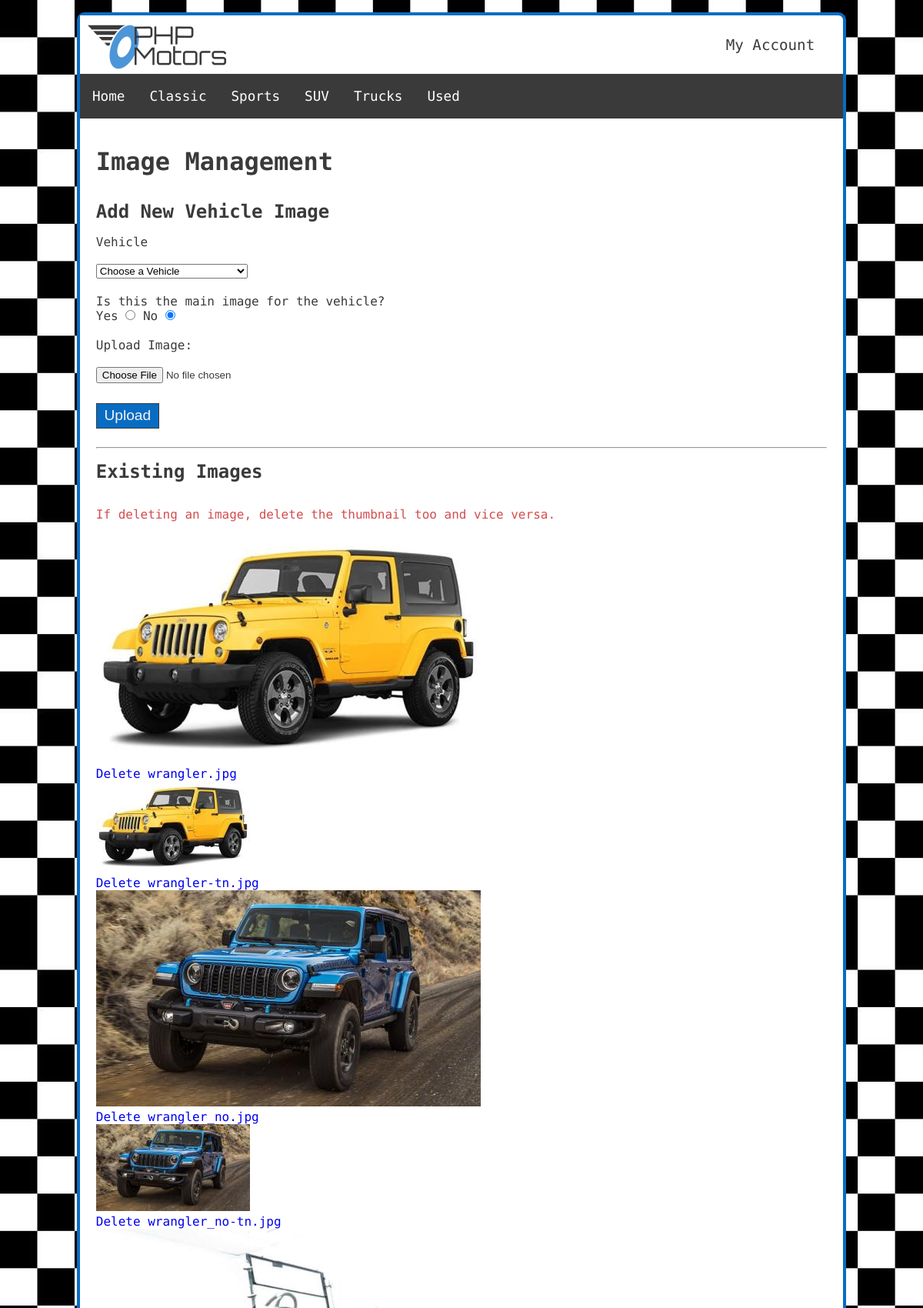
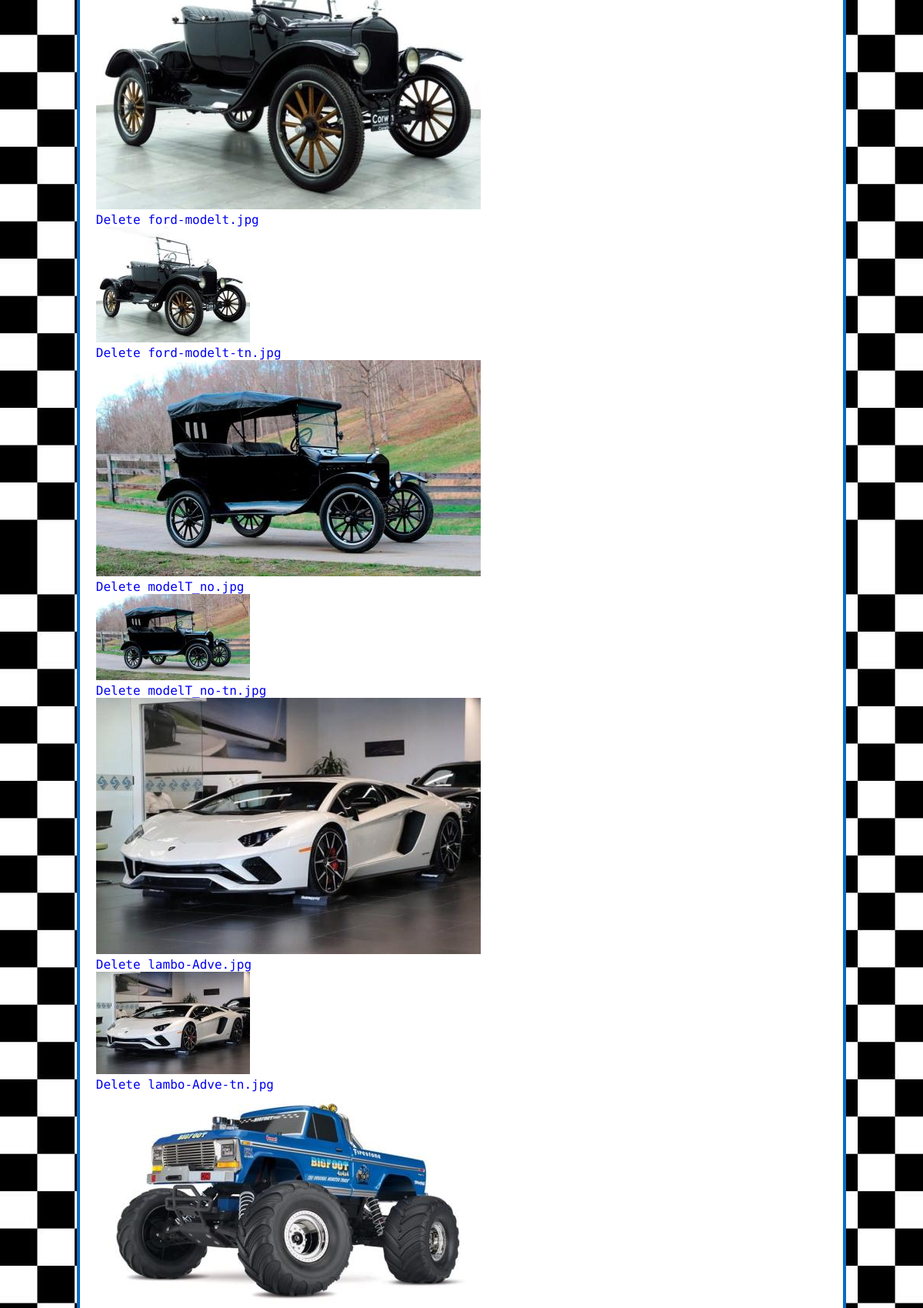
Page /uploads/index.php (upper part) on the committed database (2 pictures, top to bottom).
### tables this page shows
CREATE TABLE IF NOT EXISTS `carclassification` (
  `classificationId` int NOT NULL AUTO_INCREMENT,
  `classificationName` varchar(30) NOT NULL,
  PRIMARY KEY (`classificationId`)
);

CREATE TABLE IF NOT EXISTS `images` (
  `imgId` int NOT NULL AUTO_INCREMENT,
  `invId` int NOT NULL,
  `imgName` varchar(100) NOT NULL,
  `imgPath` varchar(150) NOT NULL,
  `imgDate` timestamp NOT NULL DEFAULT (now()),
  `imgPrimary` tinyint(1) NOT NULL DEFAULT (0),
  PRIMARY KEY (`imgId`),
  KEY `invId` (`invId`),
  CONSTRAINT `FK_inv_images` FOREIGN KEY (`invId`) REFERENCES `inventory` (`invId`) ON DELETE CASCADE ON UPDATE CASCADE
);

### model/main-model.php (called while the page is built, shortened)
<?php
function getClassifications()
{
  $db = phpmotorsConnect();
  $sql = 'SELECT classificationName, classificationId FROM carclassification ORDER BY classificationName ASC';
  $stmt = $db->prepare($sql);
  $stmt->execute();
  $classifications = $stmt->fetchAll();
  return $classifications;
}

### model/uploads-model.php (called while the page is built, shortened)
<?php
function getImages()
{
  $db = phpmotorsConnect();
  $sql = 'SELECT imgId, imgPath, imgName, imgDate, inventory.invId, invMake, invModel FROM images JOIN inventory ON images.invId = inventory.invId';
  $stmt = $db->prepare($sql);
  $stmt->execute();
  $imageArray = $stmt->fetchAll(PDO::FETCH_ASSOC);
  return $imageArray;
}

### model/vehicles-model.php (called while the page is built, shortened)
<?php
function getVehicles()
{
  $db = phpmotorsConnect();
  $sql = 'SELECT invId, invMake, invModel FROM inventory';
  $stmt = $db->prepare($sql);
  $stmt->execute();
  $vehicles = $stmt->fetchAll(PDO::FETCH_ASSOC);
  return $vehicles;
}

### library/functions.php (the view, shortened to what this page needs)
<?php
function buildNavList($classifications)
{
  $navList = "<ul class='nav_list d-flex'>";
  $navList .= "<li><a class='nav_links' href='/phpmotors/' title='View the PHP Motors home page'>Home</a></li>";
  foreach ($classifications as $classification) {
    $navList .= "<li><a class='nav_links' href='/phpmotors/vehicles/?action=classification&classificationName=" . urlencode($classification['classificationName']) . "' title='View our $classification[classificationName] lineup of vehicles'>$classification[classificationName]</a></li>";
  }
  $navList .= '</ul>';
  return $navList;
};
function buildImageDisplay($imageArray)
{
  $id = '<ul id="image-display">';
  foreach ($imageArray as $image) {
    $id .= '<li>';
    $id .= "<img src='$image[imgPath]' title='$image[invMake] $image[invModel] image on PHP Motors.com' alt='$image[invMake] $image[invModel] image on PHP Motors.com'>";
    $id .= "<p><a href='/phpmotors/uploads?action=delete&imgId=$image[imgId]&filename=$image[imgName]' title='Delete the image'>Delete $image[imgName]</a></p>";
    $id .= '</li>';
  }
  $id .= '</ul>';
  return $id;
}
function buildVehiclesSelect($vehicles)
{
  $prodList = '<select name="invId" id="invId">';
  $prodList .= "<option>Choose a Vehicle</option>";
  foreach ($vehicles as $vehicle) {
    $prodList .= "<option value='$vehicle[invId]'>$vehicle[invMake] $vehicle[invModel]</option>";
  }
  $prodList .= '</select>';
  return $prodList;
}

### uploads/index.php (shortened to what this page needs)
<?php
require_once '../model/main-model.php';
require_once '../model/vehicles-model.php';
require_once '../model/uploads-model.php';
require_once '../library/functions.php';
$classifications = getClassifications();
$navList = buildNavList($classifications);
$action = filter_input(INPUT_POST, 'action', FILTER_SANITIZE_FULL_SPECIAL_CHARS);
if ($action == NULL) {
  $action = filter_input(INPUT_GET, 'action', FILTER_SANITIZE_FULL_SPECIAL_CHARS);
}
switch ($action) {
  default:
    $imageArray = getImages();
    if (count($imageArray)) {
      $imageDisplay = buildImageDisplay($imageArray);
    } else {
      $imageDisplay = '<p class="bad-notice">Sorry, no images could be found.</p>';
    }
    $vehicles = getVehicles();
    $prodSelect = buildVehiclesSelect($vehicles);
    include '../view/image-admin.php';
    exit;
    break;
}

### view/image-admin.php (shortened to what this page needs)
<!DOCTYPE html>
<html lang="en">
<head>
  <link rel="stylesheet" media="screen" href="../css/style.css">
</head>
<body>
  <div class="wrapper" id="wrapper">
    <header>
      <?php include $_SERVER['DOCUMENT_ROOT'] . '/phpmotors/common/header.php'; ?>
    </header>
    <nav>
      <?php echo $navList; ?>
    </nav>
    <main class="stnd-main">
      <h1>Image Management</h1>
      <h2>Add New Vehicle Image</h2>
      <form class="stnd-form" action="/phpmotors/uploads/" method="post" enctype="multipart/form-data">
        <label for="invItem">Vehicle</label>
        <?php echo $prodSelect; ?>
        <fieldset>
          <label>Is this the main image for the vehicle?</label>
          <br>
          <label for="priYes" class="pImage">Yes</label>
          <input type="radio" name="imgPrimary" id="priYes" class="pImage" value="1">
          <label for="priNo" class="pImage">No</label>
          <input type="radio" name="imgPrimary" id="priNo" class="pImage" checked value="0">
        </fieldset>
        <label>Upload Image:</label>
        <input type="file" name="file1">
        <input type="submit" class="regbtn" value="Upload">
      </form>
      <hr>
      <h2>Existing Images</h2>
      <p class="bad-notice">If deleting an image, delete the thumbnail too and vice versa.</p>
      <?php
      if (isset($imageDisplay)) {
        echo $imageDisplay;
      } ?>
    </main>
  </div>
</body>
</html>

### common/header.php
<div class="d-flex justify-content-between align-items-center" id="top-header">
  <div id="logo">
    <a href="/phpmotors/index.php" title="PHP Motors Home Page">
      <img src="/phpmotors/images/site/logo.png" alt="PHP Motors Logo">
    </a>
  </div>
  <div class="account" id="account">
    <?php
    if(isset($_SESSION['loggedin']))
    {
      echo "<a class='logged-welcome' href='/phpmotors/accounts/?action=admin'>".$_SESSION['clientData']['clientFirstname']."</a>";
      echo "<a href='/phpmotors/accounts/?action=Logout' title='Logout of your PHP Motors account'>Logout</a>";
    } else {
      echo "<a href='/phpmotors/accounts/?action=login' title='Login or Register with PHP Motors'>My Account</a>";
    }
    ?>
  </div>
</div>

### css/style.css (style rules this page uses)
* { margin: 0; padding: 0; box-sizing: border-box; }
*:before, *:after { box-sizing: inherit; }
:root { --light-gray: #bababa; --gray: #8d8d8d; --almost-white: #f4f4f4; --dark-gray: #3a3a3a; --white: #fff; --light-blue: #a6cbeb; --blue: #096CC3; --valid: #43ac43; --invalid: #d44d4d; }
a { text-decoration: none; }
ul { list-style: none; }
nav { background-color: var(--dark-gray); }
fieldset { border: none; }
body { background: url("../images/site/small_check.jpg"); color: var(--dark-gray); font-family: "Share Tech Mono", monospace; }
.stnd-main { padding: 1.3rem; }
.stnd-main > h1 { padding: 1rem 0; }
.stnd-main h2 { padding: 1rem 0; }
.stnd-main form { padding-bottom: 1.5rem; }
.stnd-form { display: flex; flex-direction: column; align-items: start; gap: 1.2rem; }
.bad-notice { color: var(--invalid); padding: 1rem 0; }
.d-flex { display: flex; flex-wrap: wrap; }
.justify-content-between { justify-content: space-between; }
.align-items-center { align-items: center; }
.wrapper { max-width: 1000px; background-color: #fff; }
.account { padding: 0; display: flex; color: var(--dark-gray); font-size: 1.2rem; }
.account > a { display: block; color: var(--dark-gray); padding: 0 0.8rem; }
.nav_links { display: block; color: var(--white); padding: 0.7rem 0.5rem; }
input[type="submit"] { font-size: 1.2rem; background-color: var(--blue); border: 1px solid var(--dark-gray); padding: 0.3rem .6rem; margin-top: 0.4rem; color: var(--almost-white); }
@media screen and (min-width: 700px) { .account { padding: 0 1.5rem; } }
@media screen and (min-width: 700px) { .wrapper { margin: 1rem auto 0; border-radius: 10px; border: 4px solid var(--blue); } }
@media screen and (min-width: 700px) { nav { font-size: 1.1rem; } }
@media screen and (min-width: 700px) { .nav_links { padding: 1.2rem 1rem; } }

### rows in the picture
carclassification: classificationName "Classic"
carclassification: classificationName "Sports"
carclassification: classificationName "SUV"
carclassification: classificationName "Trucks"
carclassification: classificationName "Used"
images: imgPath (picture), imgName "wrangler.jpg"
images: imgPath (picture), imgName "wrangler-tn.jpg"
images: imgPath (picture), imgName "wrangler_no.jpg"
images: imgPath (picture), imgName "wrangler_no-tn.jpg"
images: imgPath (picture), imgName "ford-modelt.jpg"
images: imgPath (picture), imgName "ford-modelt-tn.jpg"
images: imgPath (picture), imgName "modelT_no.jpg"
images: imgPath (picture), imgName "modelT_no-tn.jpg"
images: imgPath (picture), imgName "lambo-Adve.jpg"
images: imgPath (picture), imgName "lambo-Adve-tn.jpg"
images: imgPath (picture)
